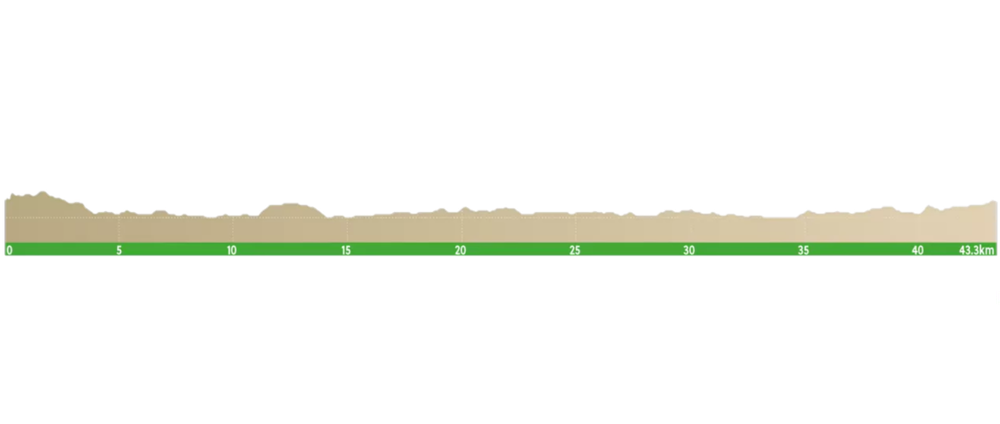
#> input picture Images/uci-2.png, 1000 x 424 px, shrunk from 1586 x 672 before the run, found by its file name
$ jupyter execute 2.ipynb
#> lines starting #> are read from the running program, lines starting #| are printed output that depends on the picture
[cell 1]
test=['apple','banana','orange']

print( test.index('banana') )

[cell 2]
from PIL import Image
import numpy as np
im=Image.open(r"H:\stOOrz-Mathematical-Modelling-Group\MCM-ICM_2022\Images\uci-2.png")
#> im is the input picture: PIL image 1000x424 RGBA; mean R, G, B, A 20, 21.9, 15.9, 26.8
maxns=[0 for i in range(10000)]
for x in range(im.size[0]):
    tot=0
#    print(x)
    for y in range(im.size[1]):
        pix=im.getpixel((x,y))
        if(pix[3]==255):
            tot+=1
        else:
            maxns[x]=max(maxns[x],tot)
            tot=0
        pre=pix
        maxns[x]=max(maxns[x],tot)
#> after the loop, maxns = 10000 values, max 59 at index 40, min 0 at index 0, mean 3.89
# print(maxns[sz-50:sz])
import matplotlib.pyplot as plt
datax = datay = [0 for i in range(im.size[0])]
#> datax = 1000 values from 0 to 0; datay = 1000 values from 0 to 0
datax=range(im.size[0])
for i in range(im.size[0]):
    datay[i]=maxns[datax[i]]
#> after the loop, datay = 1000 values, max 59 at index 40, min 0 at index 0, mean 38.91
sz = im.size[0]
#> sz = 1000
new_data = [0 for i in range(sz)]
#> new_data = 1000 values from 0 to 0

stretch = sz/43.3
#> stretch = 23.09
newdatax = [(i-11)/stretch for i in range(sz)]
#> newdatax = 1000 values from -0.476 to 42.78
newdatay = [datay[i]*52.5/83 for i in range(sz)]
#> newdatay = 1000 values, max 37.32 at index 40, min 0 at index 0, mean 24.61

fig=plt.figure(figsize=(10,2),dpi=80)
plt.plot(newdatax[12:sz-9],newdatay[12:sz-9])
plt.ylim(0,70)
plt.xlim(0,43.3)
plt.xlabel('distance from the start(km)')
plt.ylabel('elevation(m)')
plt.show()
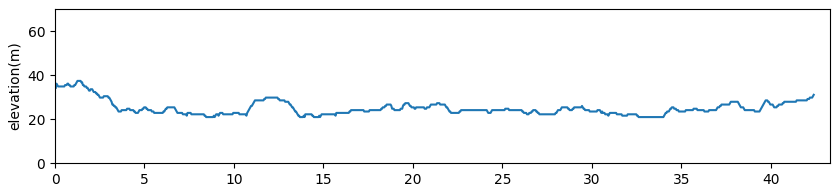
#> figure drawn by matplotlib, 1 panel; curve peaks at x = 1.26, y = 37.32

[cell 3]
def pty(fnd):
#> called with fnd = 39.22
    ret = [0 for i in range(1000)]
    counter=0
#     print(newdatay.index(fnd))
    for i in range(len(newdatay)):
        if(newdatay[i]==fnd):
            ret[counter]=i
            counter=counter+1
#> after the loop, counter = 0; ret = 1000 values from 0 to 0
#             print(str(i)+'no.'+str(counter))


#     print('--------------')
    return ret

# print(pty(59.45783132530121)) # first turning point
pty(39.21686746987952) # second turning point
pty(41.1144578313253)

def strett(xxx):
    return ((xxx-11)/stretch)
pointx=[0 for i in range(1000)]
#> pointx = 1000 values from 0 to 0
pointy=[0 for i in range(1000)]
#> pointy = 1000 values from 0 to 0
def quickplot(find):
#> called with find = 48.07
    ptyy=pty(find)
#> ptyy = 1000 values from 0 to 0
    for i in range(len(ptyy)):
        if ptyy[i]==0:
            break
        pointx[i] = ptyy[i]
        pointy[i] = newdatay[pointx[i]]
        pointx[i]=ptyy[i]
#> this loop made 1 pass

    for i in range(len(pointx)):
        if pointx[i]==0:
            break
        else:
            t=strett(pointx[i])
            print(t)
            pointx[i]=t
            plt.plot(pointx[i],pointy[i],'ro',c='red')
    print('pointx')
    print(pointx)
#> (printed output is left out)
#     print('pointy')
#     print(pointy)

# print( strett(pointx[1]) )
fig=plt.figure(figsize=(10,2),dpi=80)
plt.plot(newdatax[12:sz-9],newdatay[12:sz-9])
# quickplot(59.45783132530121)
quickplot(48.0722891566265)
plt.ylim(0,70)
plt.xlim(0,43.3)
plt.xlabel('distance from the start(km)')
plt.ylabel('elevation(m)')
plt.show()

[cell 4]
print(len(newdatay))
#| 1000


$ run again, with Images/Recalculating speed function.png copied over Images/uci-2.png
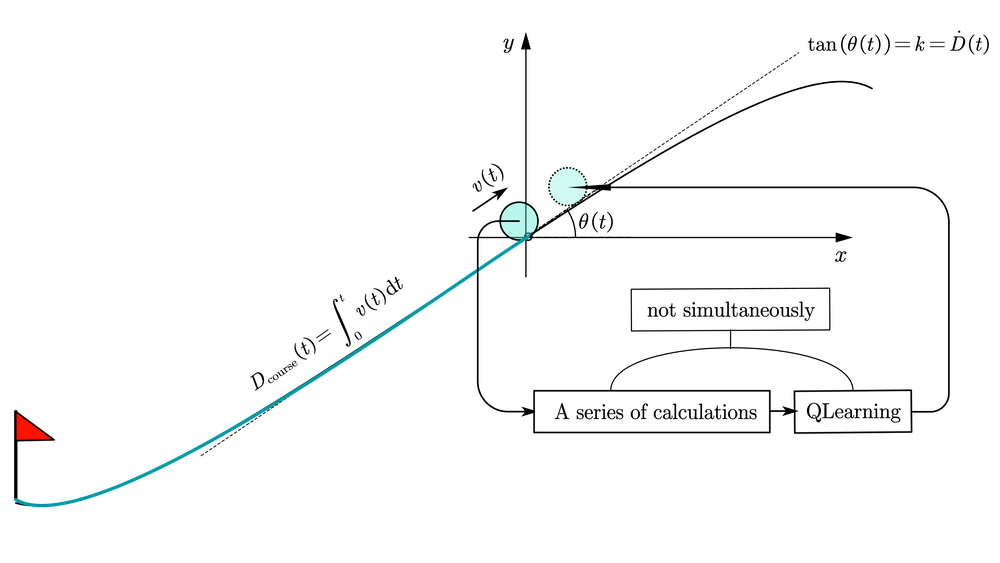
#> input picture Images/Recalculating speed function.png, 1000 x 563 px, shrunk from 6049 x 3405 before the run, found by its file name
#> im is the input picture: PIL image 1000x563 RGBA; mean R, G, B, A 6.3, 7.6, 7.6, 11.8
#> after the loop `for x in range(im.size[0]):`: maxns = 10000 values, max 109 at index 477, min 0 at index 0, mean 1.47
#> after the loop `for i in range(im.size[0]):`: datay = 1000 values, max 109 at index 477, min 0 at index 0, mean 14.7
#> newdatay = 1000 values, max 68.95 at index 477, min 0 at index 0, mean 9.3
#> `plt.show()`:
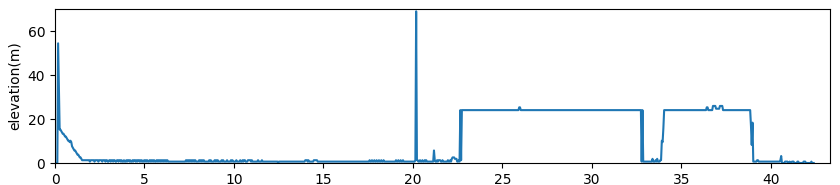
#> figure drawn by matplotlib, 1 panel; curve peaks at x = 20.18, y = 68.95
#> after the loop in pty, `for i in range(len(newdatay)):`: counter = 0; ret = 1000 values from 0 to 0
#> the loop in quickplot, `for i in range(len(ptyy)):` made 1 pass
#> the loop in quickplot, `for i in range(len(pointx)):` made 1 pass
#> (printed output is left out)
#| 1000

$ run again, with Images/complete velocity pattern.png copied over Images/uci-2.png
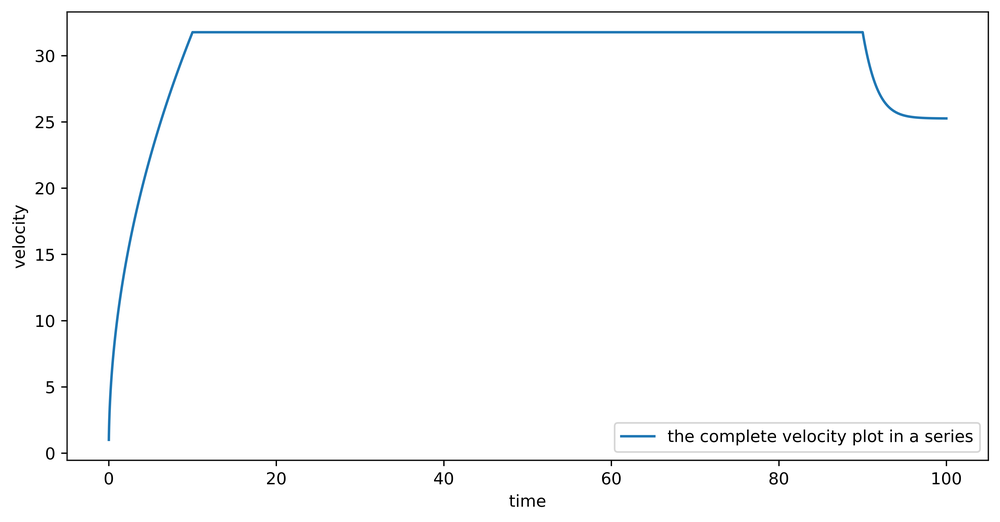
#> input picture Images/complete velocity pattern.png, 1000 x 522 px, shrunk from 6730 x 3516 before the run, found by its file name
#> im is the input picture: PIL image 1000x522 RGBA; mean R, G, B, A 199.1, 199.6, 200, 203.4
#> after the loop `for x in range(im.size[0]):`: maxns = 10000 values, max 449 at index 611, min 0 at index 0, mean 40.81
#> after the loop `for i in range(im.size[0]):`: datay = 1000 values, max 449 at index 611, min 0 at index 0, mean 408.1
#> newdatay = 1000 values, max 284 at index 611, min 0 at index 0, mean 258.1
#> `plt.show()`:
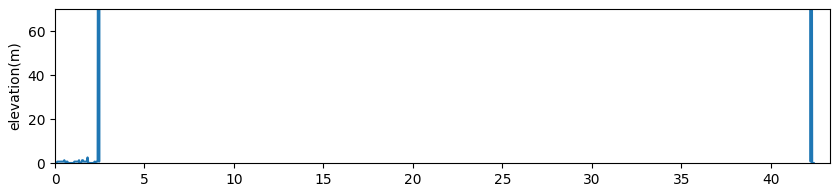
#> figure drawn by matplotlib, 1 panel; curve peaks at x = 25.98, y = 284
#> after the loop in pty, `for i in range(len(newdatay)):`: counter = 0; ret = 1000 values from 0 to 0
#> the loop in quickplot, `for i in range(len(ptyy)):` made 1 pass
#> the loop in quickplot, `for i in range(len(pointx)):` made 1 pass
#> (printed output is left out)
#| 1000

$ run again, with Images/deciding the parameters.png copied over Images/uci-2.png
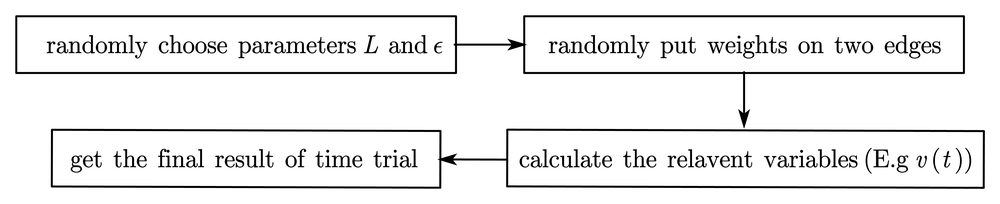
#> input picture Images/deciding the parameters.png, 1000 x 204 px, shrunk from 5021 x 1025 before the run, found by its file name
#> im is the input picture: PIL image 1000x204 RGBA; mean R, G, B, A 0, 0, 0, 18.6
#> after the loop `for x in range(im.size[0]):`: maxns = 10000 values, max 54 at index 507, min 0 at index 0, mean 0.189
#> after the loop `for i in range(im.size[0]):`: datay = 1000 values, max 54 at index 507, min 0 at index 0, mean 1.89
#> newdatay = 1000 values, max 34.16 at index 507, min 0 at index 0, mean 1.19
#> `plt.show()`:
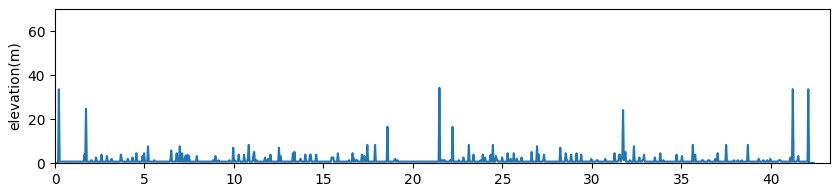
#> figure drawn by matplotlib, 1 panel; curve peaks at x = 21.48, y = 34.16
#> after the loop in pty, `for i in range(len(newdatay)):`: counter = 0; ret = 1000 values from 0 to 0
#> the loop in quickplot, `for i in range(len(ptyy)):` made 1 pass
#> the loop in quickplot, `for i in range(len(pointx)):` made 1 pass
#> (printed output is left out)
#| 1000
